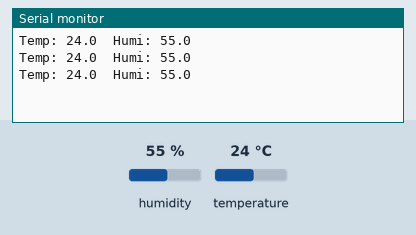
The sketch below on a simulated Arduino Uno, built with avr-gcc and run on an emulated ATmega328P. On the bench: the last lines printed to the serial monitor. Inputs (shaded band) come from the test bench; at power-on: humidity 55 %, temperature 24 °C.

Above: at 2.8 s.
2.9 s: humidity set to 22 %
At 5.5 s:
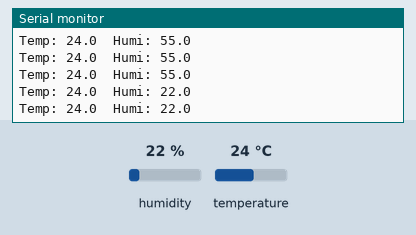
5.6 s: temperature set to 12 °C
At 6.9 s:
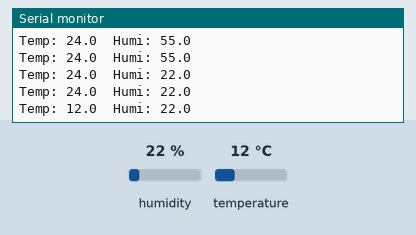
8.3 s: humidity set to 40 %
At 10.0 s:
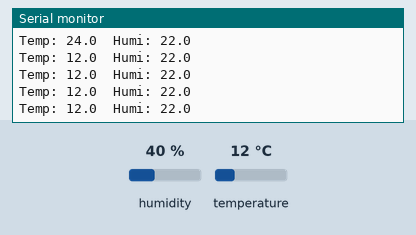
Timing chart, 0 to 11.5 s (numbered marks = the images above; inputs shaded):
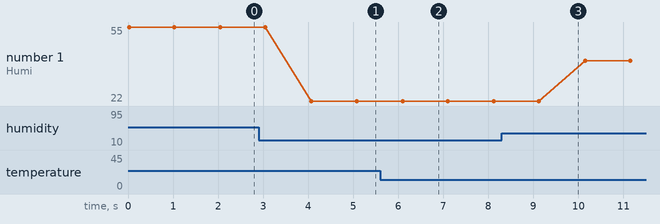

The sketch:

Arduino_DHT11.ino
```cpp
#include "DHT.h"
#define DHTPIN 4
#define DHTTYPE DHT11

DHT dht(DHTPIN, DHTTYPE);

void setup() {
   Serial.begin(9600);
   dht.begin();
}

void loop() {
   float h = dht.readHumidity();
   float t = dht.readTemperature();
   if (isnan(h) || isnan(t)) {
      Serial.println(F("Failed to read from DHT sensor!"));
      return;
   }

   Serial.print("Temp: " + String(t, 1) + "\t");
   Serial.println("Humi: " + String(h, 1));
   delay(1000);
}
```

Measured:
- after the input at 2.9 s, the serial monitor: prints a new line after 1.2 s (image 1)
- after the input at 5.6 s, the serial monitor: prints a new line after 0.50 s (image 2)
- plotted number 1: 55 → 22 after the input at 2.9 s, 22 → 40 after the input at 8.3 s
